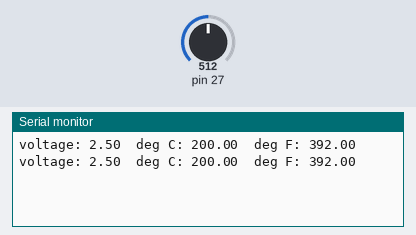
Bench run of a program on a simulated Teensy 3. On the bench: the last lines printed to the serial monitor. Inputs (shaded band) come from the test bench; at power-on: pin 27 = 512.

Above: at 1.8 s.
1.9 s: pin 27 set to 716
At 2.6 s:
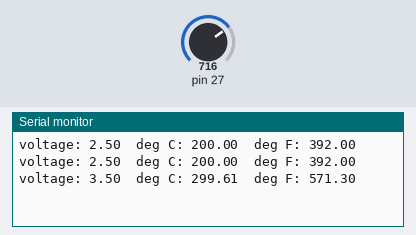
3.4 s: pin 27 set to 900
At 4.8 s:
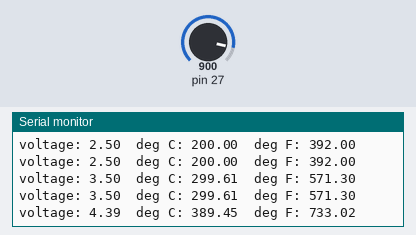
Timing chart, 0 to 6.4 s (numbered marks = the images above; inputs shaded):
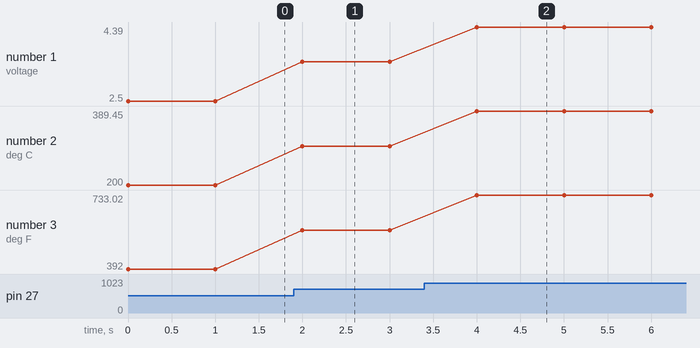

Measured:
- after the input at 1.9 s, the serial monitor: prints a new line after 0.10 s (image 1)
- after the input at 3.4 s, the serial monitor: prints a new line after 0.60 s (image 2)
- plotted number 1: 2.5 → 3.5 after the input at 1.9 s, 3.5 → 4.39 after the input at 3.4 s
- plotted number 2: 200 → 299.61 after the input at 1.9 s, 299.61 → 389.45 after the input at 3.4 s
- plotted number 3: 392 → 571.3 after the input at 1.9 s, 571.3 → 733.02 after the input at 3.4 s

The program:

main.cpp
```cpp
#include <Arduino.h>

/*
SparkFun Inventor's Kit
Example sketch 07

TEMPERATURE SENSOR

  Use the "serial monitor" window to read a temperature sensor.

  The TMP36 is an easy-to-use temperature sensor that outputs
  a voltage that's proportional to the ambient temperature.
  You can use it for all kinds of automation tasks where you'd
  like to know or control the temperature of something.

  More information on the sensor is available in the datasheet:
  http://dlnmh9ip6v2uc.cloudfront.net/datasheets/Sensors/Temp/TMP35_36_37.pdf

  Even more exciting, we'll start using the Arduino's serial port
  to send data back to your main computer! Up until now, we've
  been limited to using simple LEDs for output. We'll see that
  the Arduino can also easily output all kinds of text and data.

Hardware connections:

  Be careful when installing the temperature sensor, as it is
  almost identical to the transistors! The one you want has
  a triangle logo and "TMP" in very tiny letters. The
  ones you DON'T want will have "222" on them.

  When looking at the flat side of the temperature sensor
  with the pins down, from left to right the pins are:
  5V, SIGNAL, and GND.

  Connect the 5V pin to 5 Volts (5V).
  Connect the SIGNAL pin to ANALOG pin 0.
  Connect the GND pin to ground (GND).

This sketch was written by SparkFun Electronics,
with lots of help from the Arduino community.
This code is completely free for any use.
Visit http://learn.sparkfun.com/products/2 for SIK information.
Visit http://www.arduino.cc to learn about the Arduino.

Version 2.0 6/2012 MDG
*/

// We'll use analog input 0 to measure the temperature sensor's
// signal pin.

const int temperaturePin = 13;

float getVoltage(int pin)
{
    // This function has one input parameter, the analog pin number
    // to read. You might notice that this function does not have
    // "void" in front of it; this is because it returns a floating-
    // point value, which is the true voltage on that pin (0 to 5V).

    // You can write your own functions that take in parameters
    // and return values. Here's how:

    // To take in parameters, put their type and name in the
    // parenthesis after the function name (see above). You can
    // have multiple parameters, separated with commas.

    // To return a value, put the type BEFORE the function name
    // (see "float", above), and use a return() statement in your code
    // to actually return the value (see below).

    // If you don't need to get any parameters, you can just put
    // "()" after the function name.

    // If you don't need to return a value, just write "void" before
    // the function name.

    // Here's the return statement for this function. We're doing
    // all the math we need to do within this statement:

    return (analogRead(pin) * 0.004882814);

    // This equation converts the 0 to 1023 value that analogRead()
    // returns, into a 0.0 to 5.0 value that is the true voltage
    // being read at that pin.
}
// Other things to try with this code:

//   Turn on an LED if the temperature is above or below a value.

void setup()
{
    // In this sketch, we'll use the Arduino's serial port
    // to send text back to the main computer. For both sides to
    // communicate properly, they need to be set to the same speed.
    // We use the Serial.begin() function to initialize the port
    // and set the communications speed.

    // The speed is measured in bits per second, also known as
    // "baud rate". 9600 is a very commonly used baud rate,
    // and will transfer about 10 characters per second.

    Serial.begin(9600);
}

void loop()
{
    // Up to now we've only used integer ("int") values in our
    // sketches. Integers are always whole numbers (0, 1, 23, etc.).
    // In this sketch, we'll use floating-point values ("float").
    // Floats can be fractional numbers such as 1.42, 2523.43121, etc.

    // We'll declare three floating-point variables
    // (We can declare multiple variables of the same type on one line:)

    float voltage, degreesC, degreesF;

    // First we'll measure the voltage at the analog pin. Normally
    // we'd use analogRead(), which returns a number from 0 to 1023.
    // Here we've written a function (further down) called
    // getVoltage() that returns the true voltage (0 to 5 Volts)
    // present on an analog input pin.

    voltage = getVoltage(temperaturePin);

    // Now we'll convert the voltage to degrees Celsius.
    // This formula comes from the temperature sensor datasheet:

    degreesC = (voltage - 0.5) * 100.0;

    // While we're at it, let's convert degrees Celsius to Fahrenheit.
    // This is the classic C to F conversion formula:

    degreesF = degreesC * (9.0 / 5.0) + 32.0;

    // Now we'll use the serial port to print these values
    // to the serial monitor!

    // To open the serial monitor window, upload your code,
    // then click the "magnifying glass" button at the right edge
    // of the Arduino IDE toolbar. The serial monitor window
    // will open.

    // (NOTE: remember we said that the communication speed
    // must be the same on both sides. Ensure that the baud rate
    // control at the bottom of the window is set to 9600. If it
    // isn't, change it to 9600.)

    // Also note that every time you upload a new sketch to the
    // Arduino, the serial monitor window will close. It does this
    // because the serial port is also used to upload code!
    // When the upload is complete, you can re-open the serial
    // monitor window.

    // To send data from the Arduino to the serial monitor window,
    // we use the Serial.print() function. You can print variables
    // or text (within quotes).

    Serial.print("voltage: ");
    Serial.print(voltage);
    Serial.print("  deg C: ");
    Serial.print(degreesC);
    Serial.print("  deg F: ");
    Serial.println(degreesF);

    // These statements will print lines of data like this:
    // "voltage: 0.73 deg C: 22.75 deg F: 72.96"

    // Note that all of the above statements are "print", except
    // for the last one, which is "println". "Print" will output
    // text to the SAME LINE, similar to building a sentence
    // out of words. "Println" will insert a "carriage return"
    // character at the end of whatever it prints, moving down
    // to the NEXT line.

    delay(1000); // repeat once per second (change as you wish!)
}

// /**
//  * @file main.cpp
//  * @author Faroch Mehri (faroch.mehri@ya.se)
//  * @brief A blinky led example for Teensy 3.5
//  * @version 0.1
//  * @date 2021-03-22
//  *
//  * @copyright Copyright (c) 2021
//  *
//  */

// #include <Arduino.h>

// #define sensorPin A0

// void setup()
// {
//     // Begin serial communication at a baud rate of 9600:
//     Serial.begin(9600);
// }

// void loop()
// {
//     // Get a reading from the temperature sensor:
//     int reading = analogRead(sensorPin);
//     Serial.printf("reading : %d\n", reading);

//     // Convert the reading into voltage:
//     float voltage = reading * (3300 / 1024.0);
//     Serial.printf("voltage : %d\n", voltage);

//     // Convert the voltage into the temperature in Celsius:
//     float temperature = (voltage - 500) / 10;
//     Serial.printf("temperature : %d\n", temperature);

//     // Print the temperature in the Serial Monitor:
//     Serial.print(temperature);
//     Serial.print(" \xC2\xB0"); // shows degree symbol
//     Serial.println("C");

//     delay(3000); // wait a second between readings
// }
```
